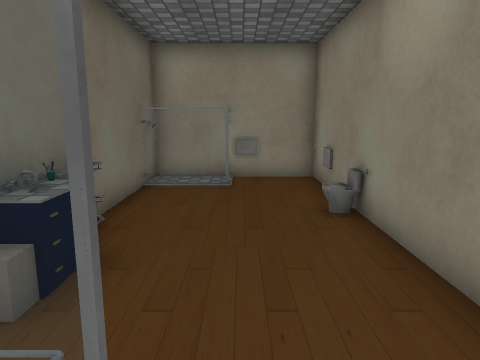
view 1 (above)

24 first-person views from a walk through a Unity game level. The camera is 1.5 m above the floor, tilts 10° down and sees 70° across. Doors are open. The floor is counted in squares, 0.85 m on a side. Each view is taken from the middle of a square. On the plan, view 1 faces up. The plan holds only what a view shows up to about 17 squares ahead; the rest is blank. The player is left out. Some surface patterns are stand-ins.

view 2
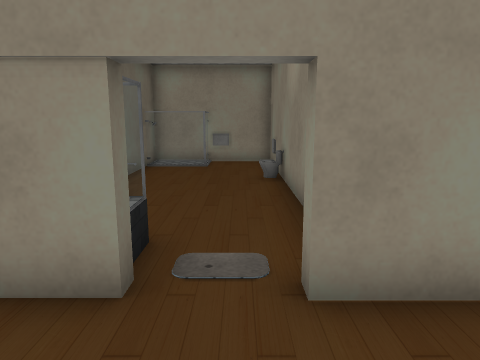

view 3
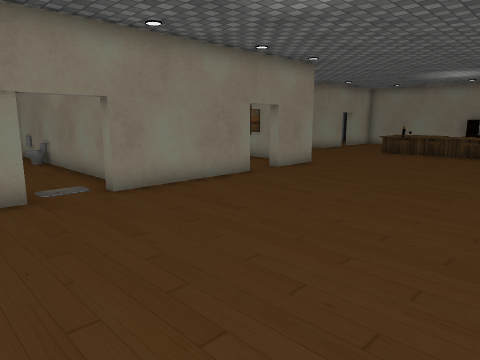

view 4
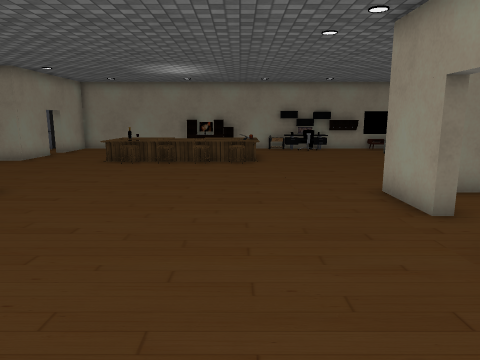

view 5
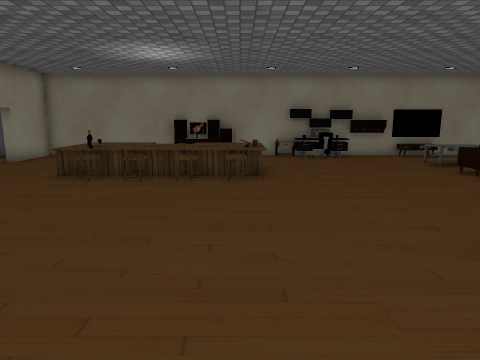

view 6
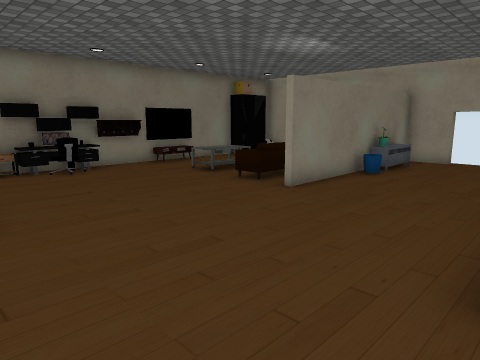

view 7
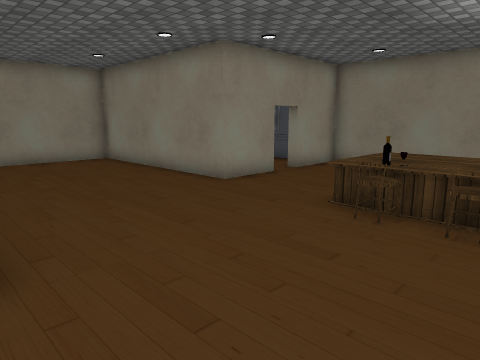

view 8
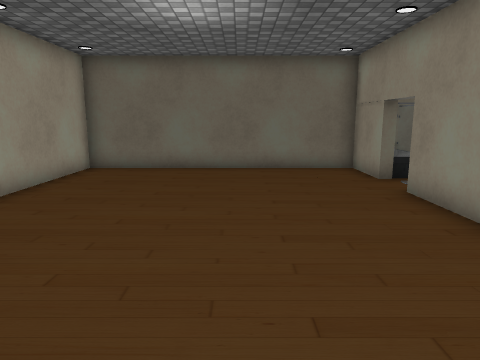

view 9
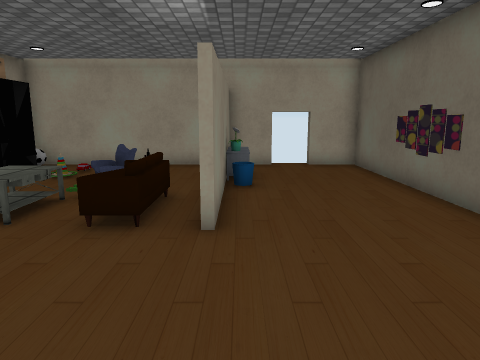

view 10
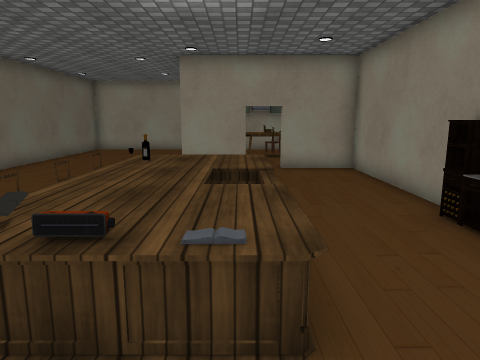

view 11
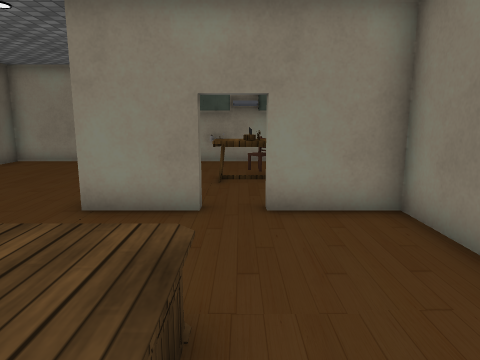

view 12
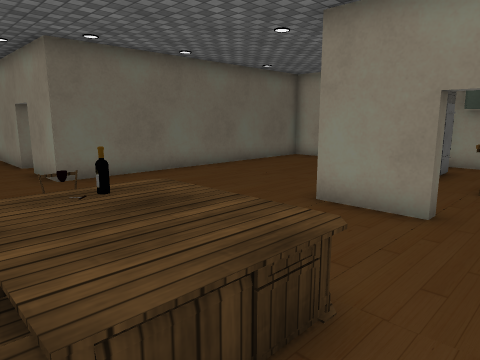

view 13
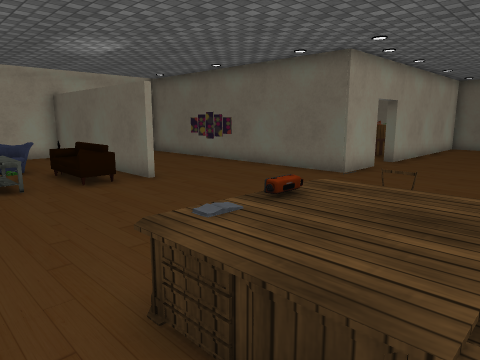

view 14
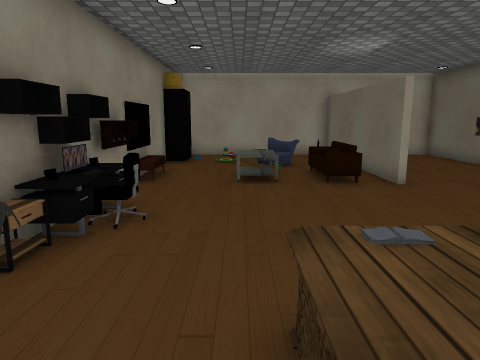

view 15
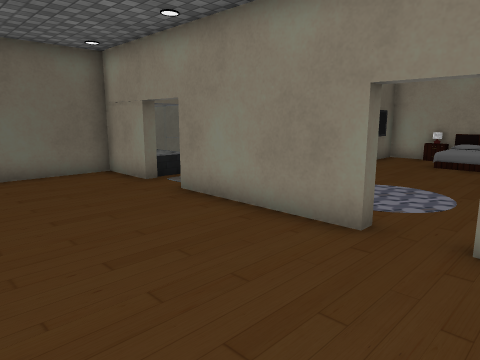

view 16
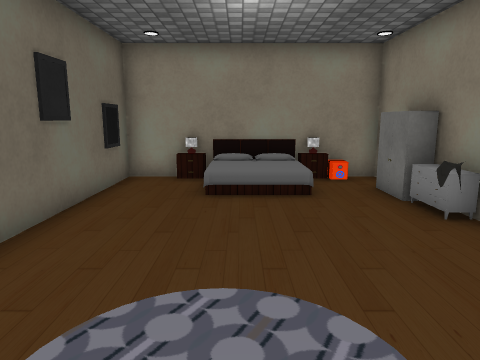

view 17
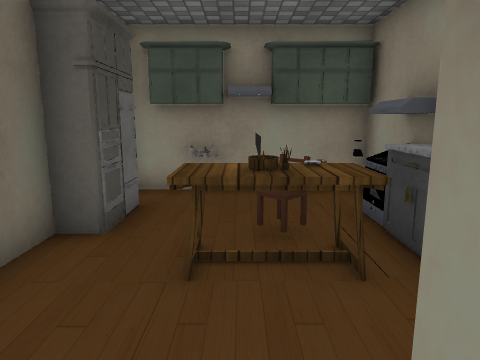

view 18
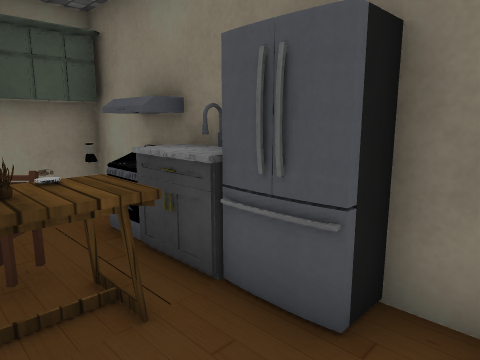

view 19
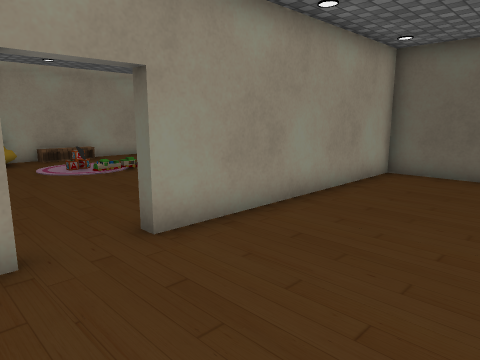

view 20
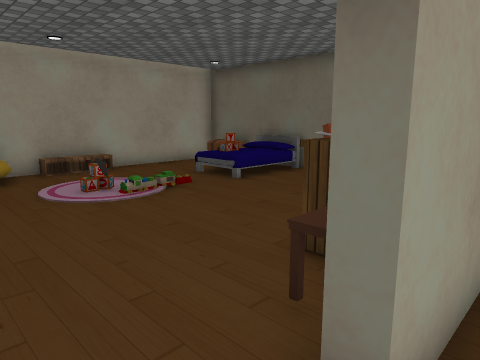

view 21
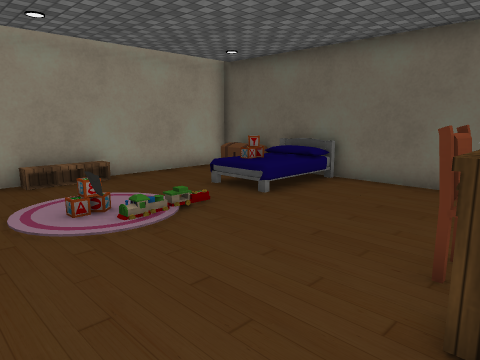

view 22
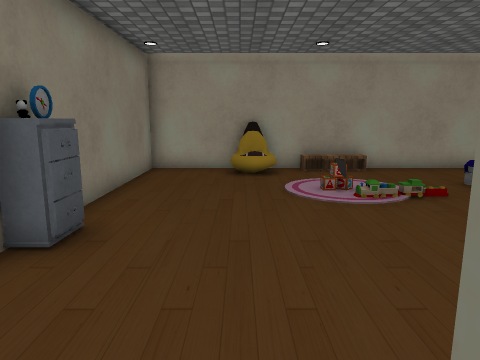

view 23
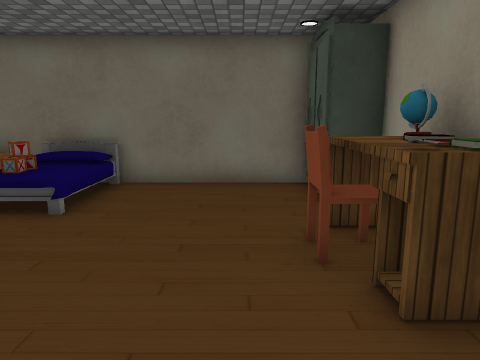

view 24
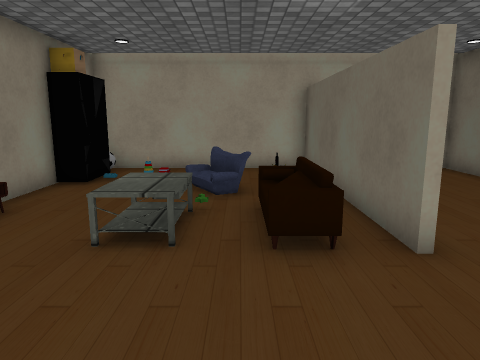

### Floor plan
Ten units are one square. View 1 is at (0, 0); x grows to the right and y downward. Boxes are objects, and circles mark ways between rooms. Rooms are numbered by the first view taken in them; rooms with no view inside come last. Other rooms are left out.
<svg viewBox="-31 -111 271 346">
<path fill="none" stroke="#000" d="M-2 -7 -26 -7M-3 -9 -3 9M82 106 104 106 104 225 123 225M156 142 156 226M66 9 17 9M232 85 232 -25 205 -25 205 -30M192 -30 192 -25 169 -25 169 -106 104 -106 104 -84M104 -55 104 9 82 9M-3 9 -26 9 -26 106 63 106M137 225 231 225M154 226 154 142M232 196 232 134M147 212 147 189M102 -84 102 -106 45 -106M102 -12 102 -26M25 -106 25 -48M63 221 69 221M24 115 18 115M28 110 -4 110M102 129 102 122M-26 120 -26 225 102 225 102 154M62 219 70 220M23 -9 23 -106 -26 -106 -26 -6M-20 -39 -20 -28M-19 -32 -24 -32"/>
<rect x="-15" y="-5" width="10" height="10" fill="#bbb"><title>other object</title></rect>
<rect x="95" y="-65" width="10" height="10" fill="#bbb"><title>other object</title></rect>
<rect x="95" y="-75" width="10" height="10" fill="#bbb"><title>other object</title></rect>
<rect x="95" y="-85" width="10" height="10" fill="#bbb"><title>other object</title></rect>
<rect x="155" y="65" width="10" height="10" fill="#bbb"><title>other object</title></rect>
<rect x="155" y="45" width="10" height="10" fill="#bbb"><title>other object</title></rect>
<rect x="155" y="35" width="10" height="10" fill="#bbb"><title>other object</title></rect>
<rect x="155" y="15" width="10" height="20" fill="#bbb"><title>other object</title></rect>
<rect x="165" y="5" width="30" height="80" fill="#bbb"><title>other object</title></rect>
<rect x="165" y="15" width="10" height="10" fill="#bbb"><title>other object</title></rect>
<rect x="175" y="175" width="10" height="10" fill="#bbb"><title>other object</title></rect>
<rect x="175" y="165" width="10" height="10" fill="#bbb"><title>other object</title></rect>
<rect x="175" y="65" width="10" height="20" fill="#bbb"><title>other object</title></rect>
<rect x="185" y="195" width="10" height="10" fill="#bbb"><title>other object</title></rect>
<rect x="185" y="145" width="20" height="20" fill="#bbb"><title>other object</title></rect>
<rect x="185" y="65" width="10" height="20" fill="#bbb"><title>other object</title></rect>
<rect x="215" y="105" width="10" height="10" fill="#bbb"><title>other object</title></rect>
<rect x="215" y="85" width="10" height="10" fill="#bbb"><title>other object</title></rect>
<rect x="225" y="215" width="10" height="10" fill="#bbb"><title>other object</title></rect>
<rect x="225" y="125" width="10" height="10" fill="#bbb"><title>other object</title></rect>
<rect x="225" y="115" width="10" height="10" fill="#bbb"><title>other object</title></rect>
<rect x="225" y="105" width="10" height="10" fill="#bbb"><title>other object</title></rect>
<rect x="225" y="95" width="10" height="10" fill="#bbb"><title>other object</title></rect>
<rect x="225" y="85" width="10" height="10" fill="#bbb"><title>other object</title></rect>
<rect x="225" y="45" width="10" height="10" fill="#bbb"><title>other object</title></rect>
<rect x="45" y="-105" width="10" height="10" fill="#bbb"><title>other object</title></rect>
<rect x="-25" y="195" width="10" height="20" fill="#bbb"><title>other object</title></rect>
<rect x="-25" y="115" width="20" height="10" fill="#bbb"><title>other object</title></rect>
<rect x="-15" y="175" width="30" height="20" fill="#bbb"><title>other object</title></rect>
<rect x="15" y="125" width="20" height="10" fill="#bbb"><title>other object</title></rect>
<rect x="15" y="115" width="10" height="10" fill="#bbb"><title>other object</title></rect>
<rect x="25" y="115" width="10" height="10" fill="#bbb"><title>other object</title></rect>
<rect x="35" y="175" width="20" height="10" fill="#bbb"><title>other object</title></rect>
<rect x="35" y="115" width="10" height="10" fill="#bbb"><title>other object</title></rect>
<rect x="45" y="105" width="10" height="20" fill="#bbb"><title>other object</title></rect>
<rect x="95" y="145" width="10" height="10" fill="#bbb"><title>other object</title></rect>
<rect x="15" y="-95" width="10" height="10" fill="#bbb"><title>other object</title></rect>
<circle cx="5" cy="10" r="3" fill="#2a7"/>
<circle cx="10" cy="-10" r="3" fill="#2a7"/>
<circle cx="75" cy="10" r="3" fill="#2a7"/>
<circle cx="75" cy="110" r="3" fill="#2a7"/>
<text x="0" y="0">1</text>
<text x="130" y="70">2</text>
<text x="60" y="-50">3</text>
<text x="40" y="170">4</text>
<text x="0" y="-60">5</text>
</svg>
Room 1 opens to room 2. Room 1 opens to room 5. Room 2 opens to room 3. Room 2 opens to room 4.

Where each view was taken, in squares from view 1:
view 1: 0 up, 0 right, facing up
view 2: 4 down, 1 right, facing up
view 3: 9 down, 2 left, facing up-right
view 4: 7 down, 2 right, facing right
view 5: 7 down, 6 right, facing right
view 6: 7 down, 10 right, facing down-right
view 7: 5 down, 10 right, facing up-right
view 8: 5 down, 10 right, facing left
view 9: 9 down, 15 right, facing down
view 10: 10 down, 19 right, facing up
view 11: 4 down, 20 right, facing up
view 12: 4 down, 21 right, facing up-left
view 13: 5 down, 21 right, facing down-left
view 14: 5 down, 20 right, facing down
view 15: 6 down, 9 right, facing up-left
view 16: 0 up, 6 right, facing up
view 17: 2 up, 20 right, facing up
view 18: 3 up, 20 right, facing up-right
view 19: 6 down, 9 right, facing down-left
view 20: 10 down, 8 right, facing down-left
view 21: 12 down, 7 right, facing down-left
view 22: 10 down, 7 right, facing down
view 23: 14 down, 7 right, facing left
view 24: 10 down, 18 right, facing down
